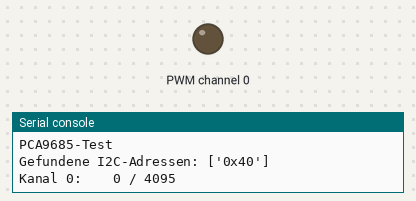
Bench run of a program on a simulated ESP32 board running MicroPython. Shown: output pins drawn as LEDs (lit = HIGH), the last lines printed to the serial console.

Above: at 0.05 s.
At 0.6 s:
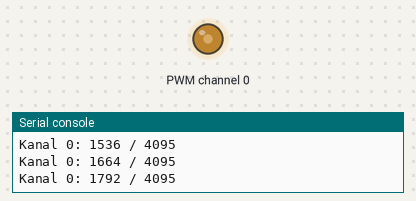
At 1.2 s:
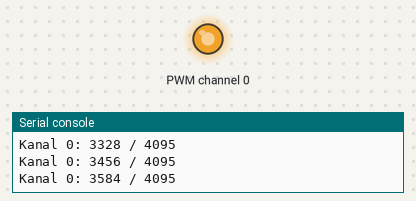
At 2.4 s:
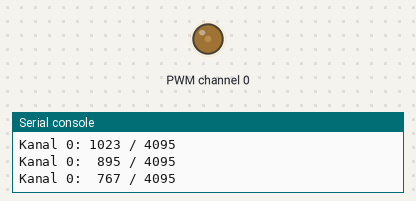
Timing chart, 0 to 6.0 s (numbered marks = the images above):
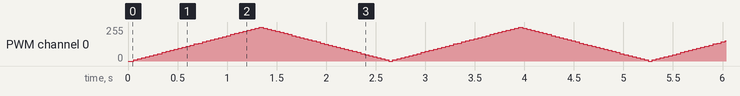

The program:

pca9685_test.py
```python
"""Hardwaretest für ein PCA9685-PWM-Modul am ESP32."""

from machine import I2C, Pin
import time


# Kabelfarben: VCC - rot, GND - blau
SDA_PIN = 21  # GPIO21 - SDA - gelb
SCL_PIN = 22  # GPIO22 - SCL - grün
I2C_ID = 0
I2C_FREQUENZ = 100_000
ADRESSE = 0x40
PWM_FREQUENZ = 100
TESTKANAL = 0


class PCA9685:
    """Minimale PCA9685-Ansteuerung für PWM-Werte von 0 bis 4095."""

    MODE1 = 0x00
    MODE2 = 0x01
    LED0_ON_L = 0x06
    PRESCALE = 0xFE

    def __init__(self, i2c, adresse):
        self.i2c = i2c
        self.adresse = adresse
        # Auto-Increment aktivieren, Ausgänge als normale Totem-Pole-Ausgänge.
        self._register_schreiben(self.MODE1, 0x20)
        self._register_schreiben(self.MODE2, 0x04)
        time.sleep_ms(1)

    def _register_schreiben(self, register, wert):
        self.i2c.writeto_mem(
            self.adresse,
            register,
            bytes((wert & 0xFF,)),
        )

    def _register_lesen(self, register):
        return self.i2c.readfrom_mem(self.adresse, register, 1)[0]

    def frequenz_setzen(self, frequenz):
        if not 24 <= frequenz <= 1526:
            raise ValueError("Frequenz muss zwischen 24 und 1526 Hz liegen.")

        prescale = round(25_000_000 / (4096 * frequenz)) - 1
        alter_mode1 = self._register_lesen(self.MODE1)

        # Für das Schreiben von PRESCALE muss der Oszillator schlafen.
        self._register_schreiben(self.MODE1, (alter_mode1 & 0x7F) | 0x10)
        self._register_schreiben(self.PRESCALE, prescale)
        self._register_schreiben(self.MODE1, alter_mode1)
        time.sleep_ms(1)
        self._register_schreiben(self.MODE1, alter_mode1 | 0xA0)

    def kanal_setzen(self, kanal, wert):
        if not 0 <= kanal <= 15:
            raise ValueError("Der Kanal muss zwischen 0 und 15 liegen.")
        if not 0 <= wert <= 4095:
            raise ValueError("Der PWM-Wert muss zwischen 0 und 4095 liegen.")

        register = self.LED0_ON_L + 4 * kanal
        daten = bytes((
            0,
            0,
            wert & 0xFF,
            (wert >> 8) & 0x0F,
        ))
        self.i2c.writeto_mem(self.adresse, register, daten)

    def kanal_aus(self, kanal):
        if not 0 <= kanal <= 15:
            raise ValueError("Der Kanal muss zwischen 0 und 15 liegen.")

        register = self.LED0_ON_L + 4 * kanal
        # FULL-OFF-Bit im LEDn_OFF_H-Register setzen.
        self.i2c.writeto_mem(
            self.adresse,
            register,
            bytes((0, 0, 0, 0x10)),
        )


i2c = I2C(
    I2C_ID,
    sda=Pin(SDA_PIN),
    scl=Pin(SCL_PIN),
    freq=I2C_FREQUENZ,
)

adressen = i2c.scan()
print("PCA9685-Test")
print("Gefundene I2C-Adressen:", [hex(adresse) for adresse in adressen])

if ADRESSE not in adressen:
    raise OSError(
        "PCA9685 nicht unter {} gefunden. ADRESSE prüfen.".format(hex(ADRESSE))
    )

pwm = PCA9685(i2c, ADRESSE)
pwm.frequenz_setzen(PWM_FREQUENZ)

try:
    while True:
        for wert in range(0, 4096, 128):
            pwm.kanal_setzen(TESTKANAL, wert)
            print("Kanal {}: {:4d} / 4095".format(TESTKANAL, wert))
            time.sleep_ms(40)

        for wert in range(4095, -1, -128):
            pwm.kanal_setzen(TESTKANAL, wert)
            print("Kanal {}: {:4d} / 4095".format(TESTKANAL, wert))
            time.sleep_ms(40)
finally:
    pwm.kanal_aus(TESTKANAL)
    print("Testkanal ausgeschaltet.")
```
